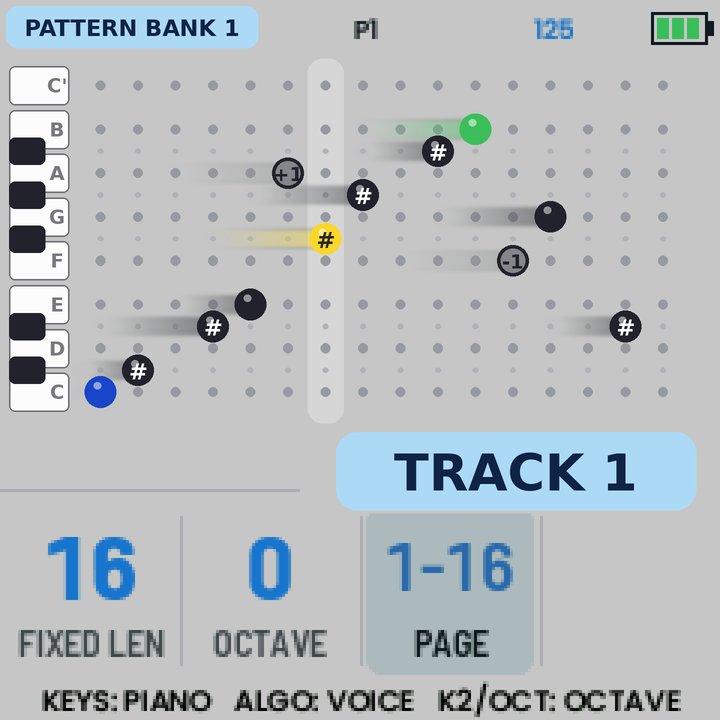
#> input picture docs/arp_look/arp_v7_A.png, 720 x 720 px, given in place of arp_page.png, which was not available
$ python arp_mock7.py
#> lines starting #> are read from the running program, lines starting #| are printed output that depends on the picture
from PIL import Image, ImageDraw, ImageFont, ImageFilter
K=6; OUT=3
base=Image.open('arp_page.png').convert('RGB')
#> base is the input picture: PIL image 720x720 RGB; mean R, G, B 182.3, 188.7, 191.2
BG=(197,198,197); BLUE=(24,112,200); LB=(120,185,245); GREY=(172,174,180); DK=(150,154,160); AMB=(236,150,20); CHIP=(172,218,246)
def F(n,b=True): return ImageFont.truetype('/usr/share/fonts/truetype/dejavu/DejaVuSans%s.ttf'%('-Bold' if b else ''),int(n*K))
X0,Y0,PX,PY=28,22,12.5,14.6
# (row,col): note on; accents; playhead
notes=[(0,0),(1,2),(2,4),(3,6),(4,8),(3,10),(2,12),(1,14),(0,15)]
acc={0,4,8}            # indices of notes (steps) that carry an accent
play=6
def cx(c): return (X0+c*PX+5.5)*K
def cy(r): return (Y0+r*PY+6.5)*K
def canvas():
    im=base.resize((240*K,240*K),Image.NEAREST); d=ImageDraw.Draw(im)
    d.rectangle([0,19*K,240*K,156*K],fill=BG); d.rectangle([100*K,143*K,240*K,171*K],fill=BG)
    d.rectangle([0,0,112*K,18*K],fill=BG)
    d.rounded_rectangle([2*K,2*K,86*K,16*K],radius=4*K,fill=CHIP)
    d.text((44*K,9.3*K),'PATTERN BANK 1',font=F(7.5),fill=(15,35,70),anchor='mm')
    return im
def keys(d):
    wh=[0,2,4,5,7]
    for r in range(8):
        y=Y0+r*PY
        if r in wh:
            d.rounded_rectangle([3*K,y*K,23*K,(y+13)*K],radius=2*K,fill=(252,252,252),outline=(110,110,115),width=K//2)
            d.text((19*K,(y+6.5)*K),"CDEFG"[wh.index(r)],font=F(6.5),fill=(120,120,125),anchor='mm')
    for r in (1,3,6):
        y=Y0+r*PY
        d.rounded_rectangle([3*K,(y-0.5)*K,15*K,(y+13.5)*K],radius=2*K,fill=(34,34,40))
def bottom(d):
    d.rounded_rectangle([112*K,144*K,232*K,170*K],radius=7*K,fill=CHIP)
    d.text((172*K,157.6*K),"TRACK 1",font=F(17),fill=(15,35,70),anchor='mm')
def playhead(im):
    ov=Image.new('RGBA',im.size,(0,0,0,0)); o=ImageDraw.Draw(ov)
    o.rounded_rectangle([(cx(play)-6*K),19.5*K,(cx(play)+6*K),141*K],radius=5*K,fill=(255,255,255,70))
    return Image.alpha_composite(im.convert('RGBA'),ov).convert('RGB')
def glow(im,pts):
    ov=Image.new('RGBA',im.size,(0,0,0,0)); o=ImageDraw.Draw(ov)
    for (x,y) in pts: o.ellipse([x-11*K,y-11*K,x+11*K,y+11*K],fill=(60,150,255,150))
    ov=ov.filter(ImageFilter.GaussianBlur(5*K))
    return Image.alpha_composite(im.convert('RGBA'),ov).convert('RGB')


COL={'n':(34,34,44),'a':(25,70,200),'f':(250,215,40),'b':(60,190,90)}
POS={0:0,1:.5,2:1,3:1.5,4:2,5:3,6:3.5,7:4,8:4.5,9:5,10:5.5,11:6,12:7}
def ry(s): return (Y0+(7-POS[s])*PY+6.5)*K          # y of a semitone 0 (C) .. 12 (C')
# (col, semitone in octave, type, octave offset from the visible one)
notes=[(0,0,'a',0),(1,1,'n',0),(3,3,'n',0),(4,4,'n',0),(6,6,'f',0),(7,8,'n',0),(9,10,'n',0),(10,11,'b',0),(12,7,'n',0),(14,3,'n',0),(5,9,'n',1),(11,5,'n',-1)]
def lite(c): return tuple(min(255,int(v*0.5+130)) for v in c)
def pale(c): return tuple(int(v*0.45+215*0.55) for v in c)
def keys2(d):
    names=["C'","B","A","G","F","E","D","C"]
    for r in range(8):
        y=Y0+r*PY
        d.rounded_rectangle([3*K,y*K,23*K,(y+13)*K],radius=2*K,fill=(252,252,252),outline=(110,110,115),width=K//2)
        d.text((19*K,(y+6.5)*K),names[r],font=F(6.5),fill=(120,120,125),anchor='mm')
    for s_ in (1,3,6,8,10):
        yc=ry(s_)/K
        d.rounded_rectangle([3*K,(yc-4.5)*K,15*K,(yc+4.5)*K],radius=2*K,fill=(34,34,44))
def grid(d):
    for r in range(8):
        for c in range(16): d.ellipse([cx(c)-1.6*K,cy(r)-1.6*K,cx(c)+1.6*K,cy(r)+1.6*K],fill=DK)
def tri(d,x,y,up,col):
    q=3*K; pts=[(x,y-q),(x-q,y+q*0.7),(x+q,y+q*0.7)] if up else [(x,y+q),(x-q,y-q*0.7),(x+q,y-q*0.7)]
    d.polygon(pts,fill=col)

SH={1,3,6,8,10}
PLAYCOL=6
def make(style):
    im=canvas(); im=playhead(im); d=ImageDraw.Draw(im)
    if style=='B':     # piano-roll lanes: a faint dark lane at every black-key position
        for s_ in SH:
            yc=ry(s_)/K; d.rectangle([X0*K,(yc-3.3)*K,(X0+16*PX)*K,(yc+3.3)*K],fill=(184,186,190))
    keys2(d); grid(d)
    if style=='A':     # tiny guide dots where the sharps live
        for s_ in SH:
            for c in range(16): d.ellipse([cx(c)-0.9*K,ry(s_)-0.9*K,cx(c)+0.9*K,ry(s_)+0.9*K],fill=(176,178,184))
    xmin=(X0-1)*K; ov=Image.new('RGBA',im.size,(0,0,0,0)); o=ImageDraw.Draw(ov); pts=[]
    for i,(c,sm,t,oc) in enumerate(notes):
        x=cx(c); y=ry(sm); col=COL[t] if oc==0 else pale(COL[t]); L=(3 if i%3 else 2)*PX*K
        pts.append((x,y,col,oc,t,sm,c))
        for k in range(40):
            tt=k/40; xx=x-tt*min(L,x-xmin)
            o.ellipse([xx-3.0*K,y-3.0*K,xx+3.0*K,y+3.0*K],fill=col+(int(120*(1-tt)*(1 if oc==0 else .7)),))
    ov=ov.filter(ImageFilter.GaussianBlur(0.6*K)); im=Image.alpha_composite(im.convert('RGBA'),ov).convert('RGB'); d=ImageDraw.Draw(im)
    for (x,y,col,oc,t,sm,c) in pts:
        sharp=sm in SH; r=(4.2 if (sharp and style=='B') else 5.2)*K
        if oc==0:
            d.ellipse([x-r,y-r,x+r,y+r],fill=col); d.ellipse([x-2.3*K,y-3.3*K,x+0.2*K,y-1.0*K],fill=lite(col))
            if sharp and style=='A': d.text((x+0.2*K,y+0.4*K),"#",font=F(7.5),fill=(255,255,255) if t!='f' else (40,40,40),anchor='mm')
        else:
            d.ellipse([x-r,y-r,x+r,y+r],fill=col,outline=COL[t],width=int(1.2*K))
            d.text((x,y+0.3*K),("+1" if oc>0 else "-1"),font=F(6.5),fill=COL[t],anchor='mm')
        if style=='B' and c==PLAYCOL and oc==0:    # the key of the playing note lights in its colour
            yc=ry(sm)
            if sharp: d.rounded_rectangle([3*K,(yc/K-4.5)*K,15*K,(yc/K+4.5)*K],radius=2*K,fill=col)
            else: d.rounded_rectangle([3*K,(yc/K-6.5)*K,23*K,(yc/K+6.5)*K],radius=2*K,fill=col)
    bottom(d); return im
ims=[make('A'),make('B')]; names=['A  # on the ball + guide dots','B  lanes + smaller sharp balls + key lights']
#> in make, `im = canvas()`:
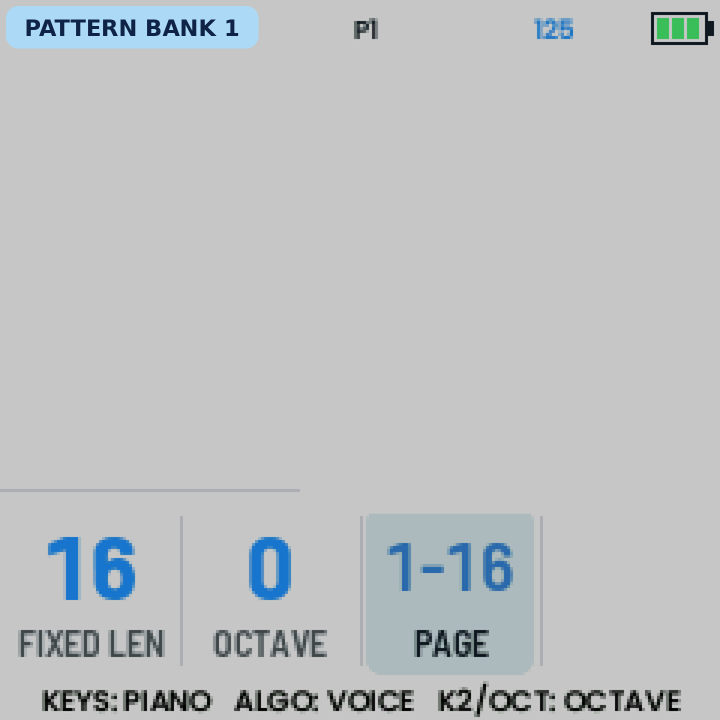
#> im: PIL image 1440x1440 RGB (shown at 1/2 size); mean R, G, B 188.9, 192.8, 193.6
#> in playhead, `ov = Image.new('RGBA', im.size, (0, 0, 0, 0))`: ov: PIL image 1440x1440 RGBA; every value is 0
#> after the loop in make, `for i,(c,sm,t,oc) in enumerate(notes):`: pts = 12 items
#> in make, `ov = ov.filter(ImageFilter.GaussianBlur(0.6 * K))`:
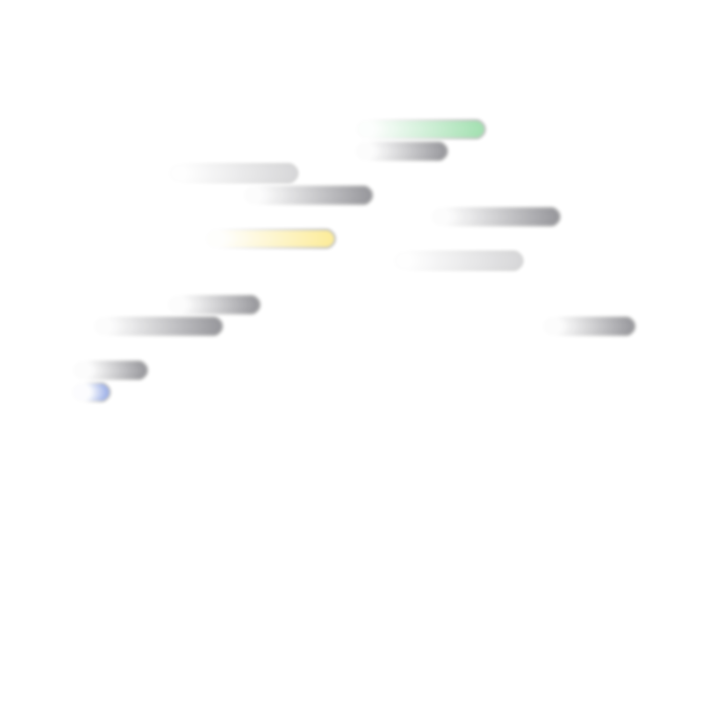
#> ov: PIL image 1440x1440 RGBA (shown at 1/2 size); mean R, G, B, A 3.4, 3.9, 3.2, 2.3; transparent parts drawn white
#> in make, `im = Image.alpha_composite(im.convert('RGBA'), ov).convert('RGB')`:
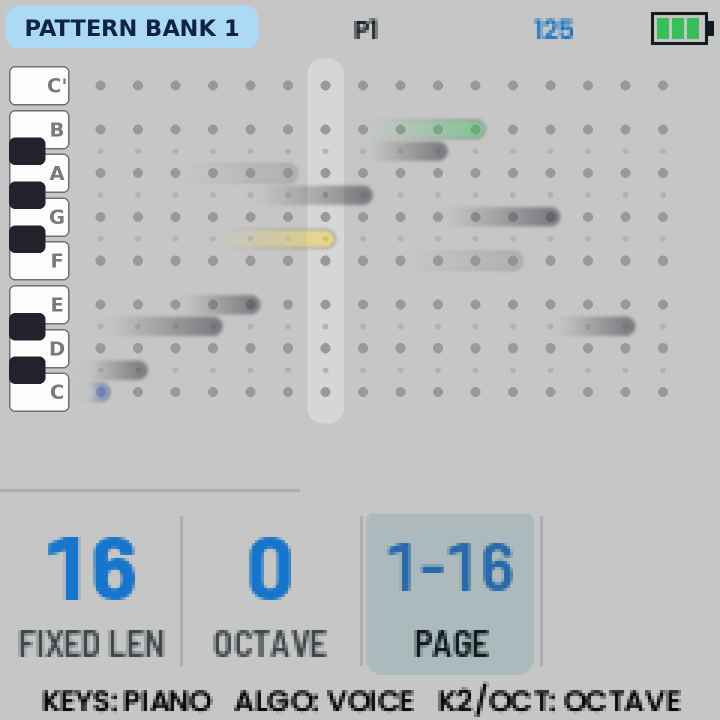
#> im: PIL image 1440x1440 RGB (shown at 1/2 size); mean R, G, B 186.6, 190.5, 191.5
#> the loop in make, `for (x,y,col,oc,t,sm,c) in pts:` made 12 passes
#> (x, y, col, oc, t, sm, c, sharp) on passes 1 to 12: (201, 784.2, (25, 70, 200), 0, 'a', 0, 0, False), (276, 740.4, (34, 34, 44), 0, 'n', 1, 1, True), (426, 652.8, (34, 34, 44), 0, 'n', 3, 3, True), (501, 609, (34, 34, 44), 0, 'n', 4, 4, False), (651, 477.6, (250, 215, 40), 0, 'f', 6, 6, True), (726, 390, (34, 34, 44), 0, 'n', 8, 7, True), (876, 302.4, (34, 34, 44), 0, 'n', 10, 9, True), (951, 258.6, (60, 190, 90), 0, 'b', 11, 10, False), (1101, 433.8, (34, 34, 44), 0, 'n', 7, 12, False), (1251, 652.8, (34, 34, 44), 0, 'n', 3, 14, True), (576, 346.2, (133, 133, 138), 1, 'n', 9, 5, False), (1026, 521.4, (133, 133, 138), -1, 'n', 5, 11, False)
#> the loop in make (call 2), `for (x,y,col,oc,t,sm,c) in pts:` made 12 passes
OUT=2; W=240*OUT; out=Image.new('RGB',(W*2+20,W+44),(255,255,255)); dd=ImageDraw.Draw(out)
#> after `out = Image.new('RGB', (W * 2 + 20, W + 44), (255, 255, 255))`: out: PIL image 980x524 RGB; every value is 255
fn=ImageFont.truetype('/usr/share/fonts/truetype/dejavu/DejaVuSans-Bold.ttf',22)
for i,(im,n) in enumerate(zip(ims,names)):
    im.resize((720,720),Image.LANCZOS).save('docs/arp_look/arp_v7_%s.png'%'AB'[i])
    out.paste(im.resize((W,W),Image.LANCZOS),(i*(W+20),44)); dd.text((i*(W+20)+6,10),n,font=fn,fill=(0,0,0))
#> this loop made 2 passes
#> n on pass 1: 'A  # on the ball + guide dots'
#> pass 2, `im.resize((720,720),Image.LANCZOS).save('docs/arp_look/arp_v7_%s.png'%..`:
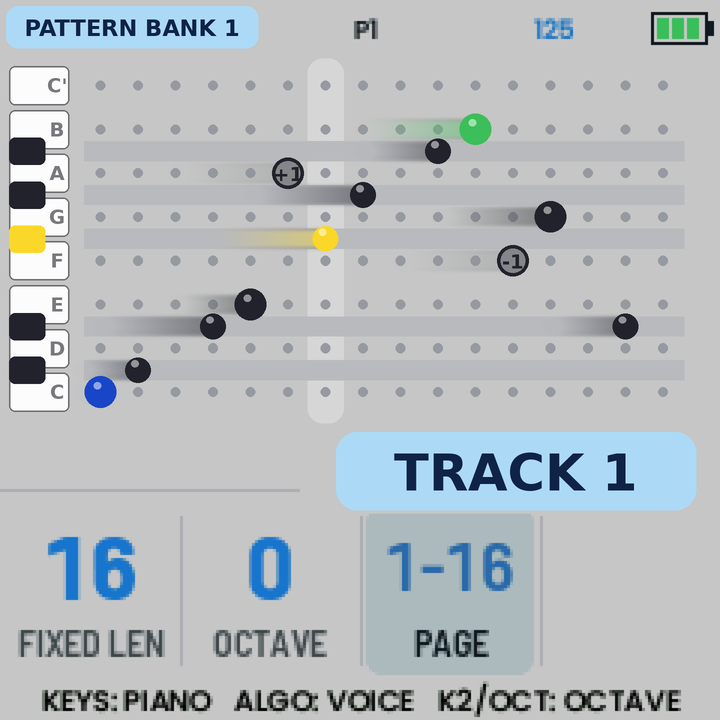
#> saved as arp_v7_B.png: PIL image 720x720 RGB; mean R, G, B 181.5, 187.9, 190.6
#> after the loop:
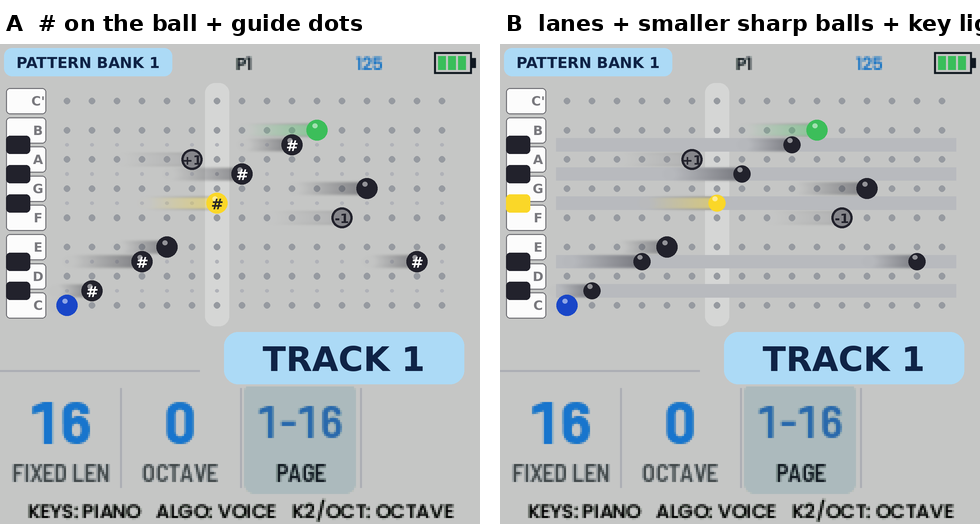
#> out: PIL image 980x524 RGB; mean R, G, B 187, 192.8, 195.1
out.save('docs/arp_look/arp_v7_both.png')
